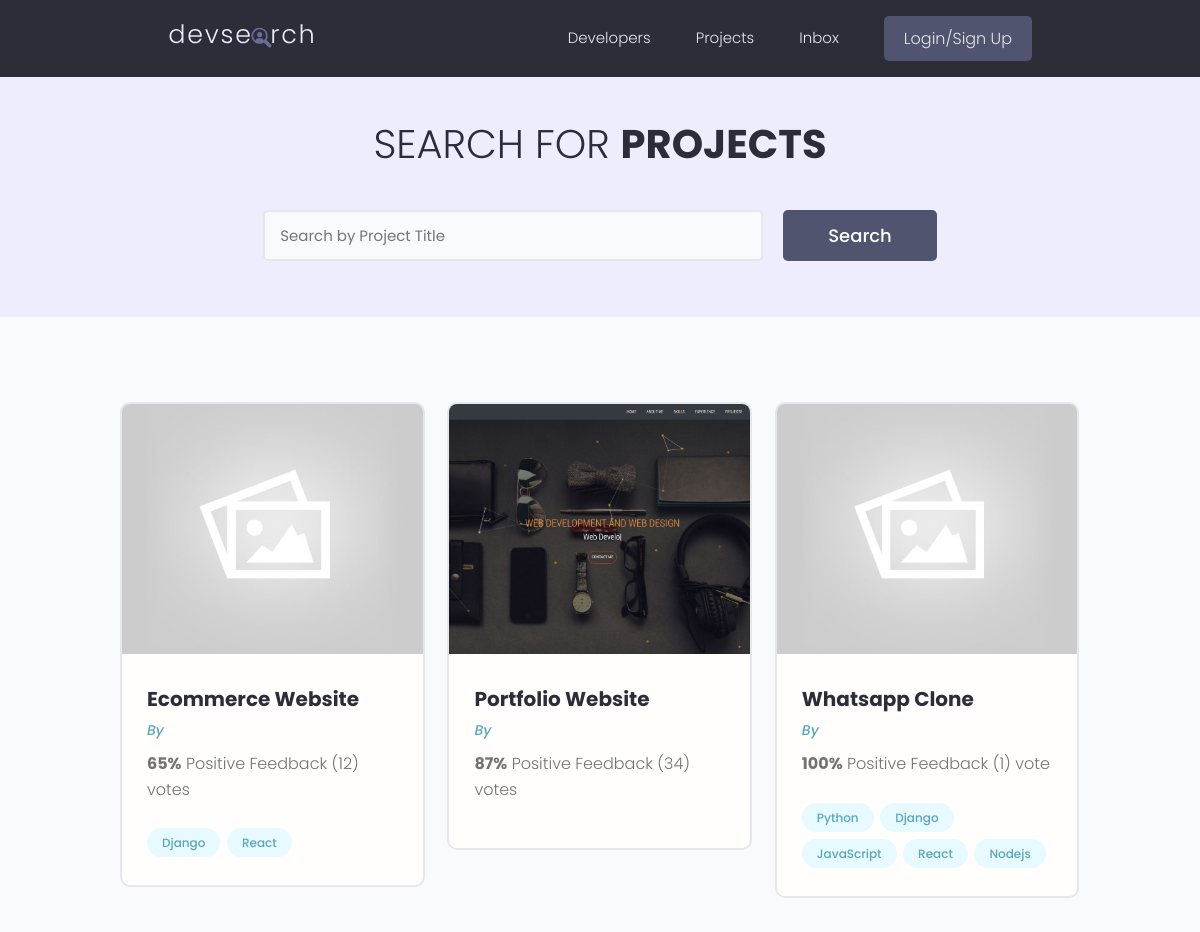
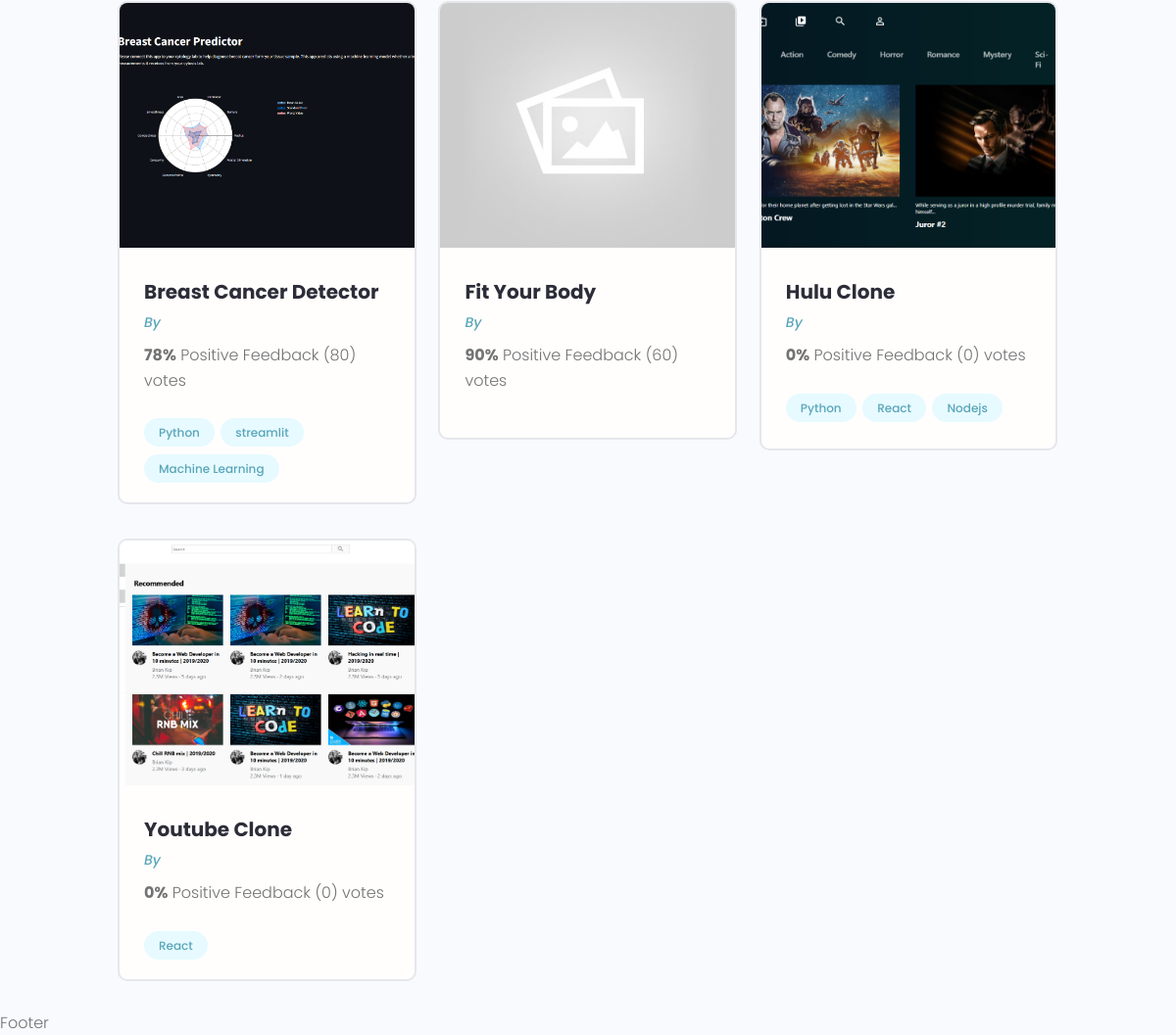
Before: /projects/ with the older database file (2 pictures, top to bottom).
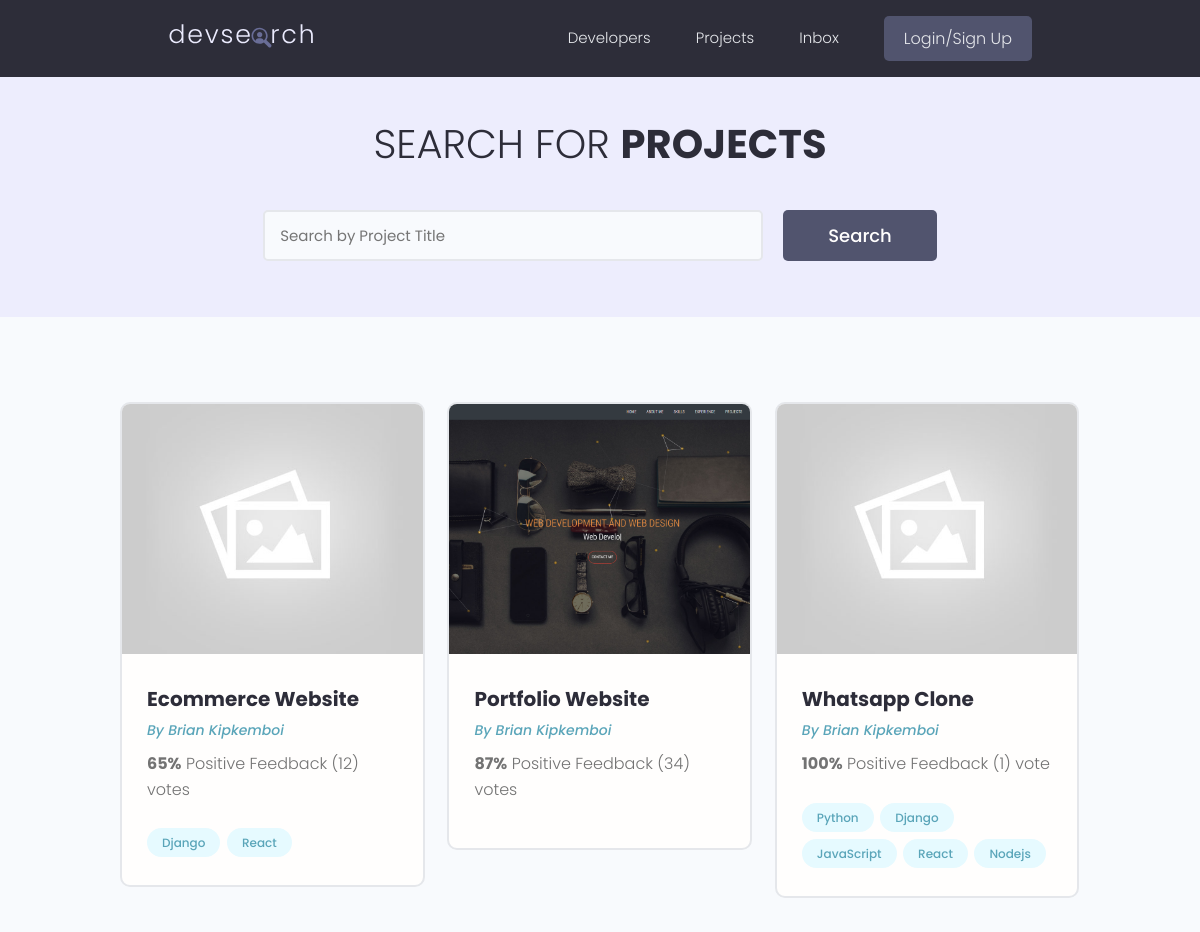
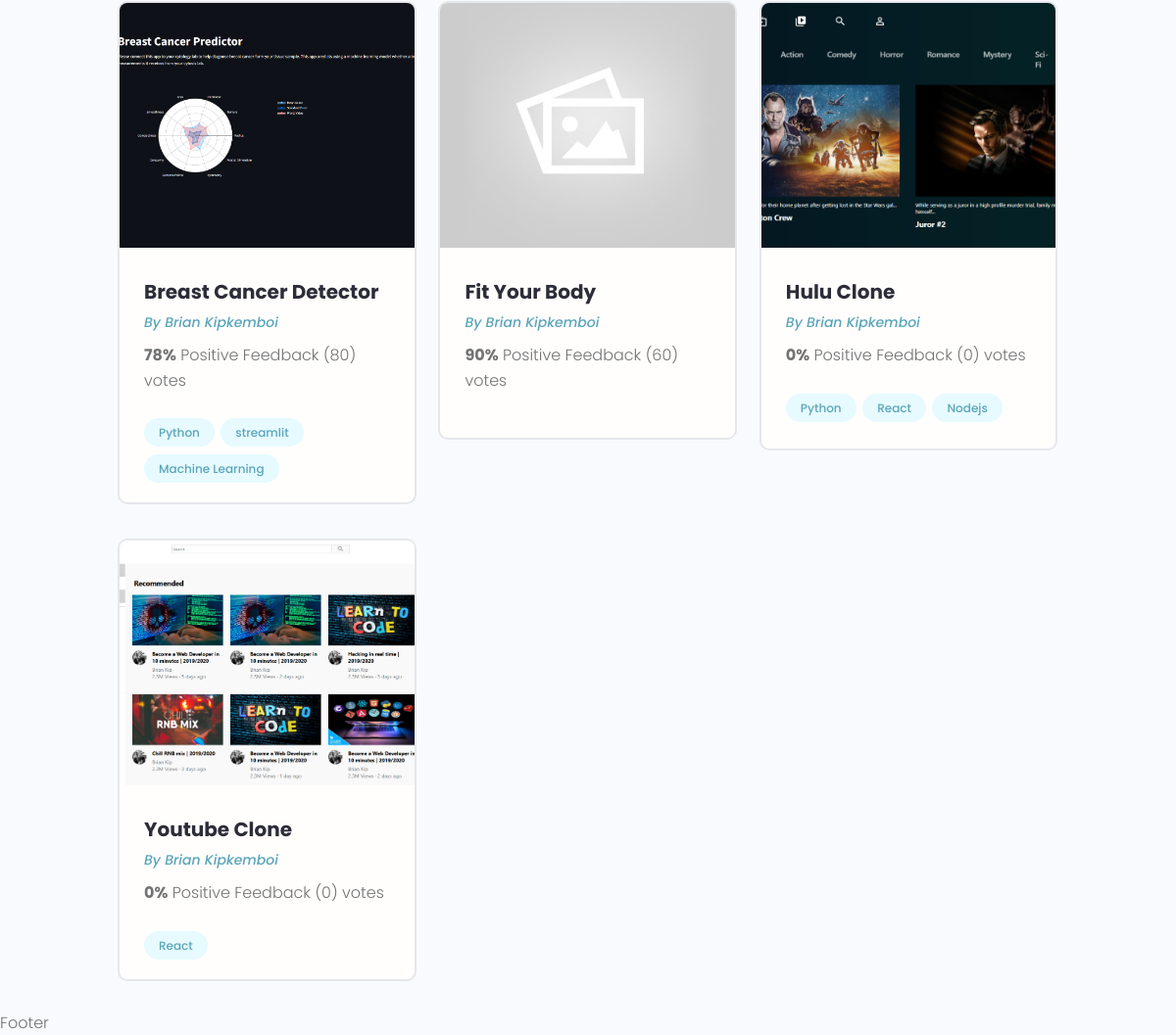
After: the same page with the newer database file (2 pictures, top to bottom).
### projects/models.py (models this page shows, shortened)
class Project(models.Model):
    owner = models.ForeignKey(Profile, null=True, blank=True, on_delete=models.SET_NULL)
    title = models.CharField(max_length=200)
    description = models.TextField(null=True, blank=True)
    featured_image = models.ImageField(null=True, blank=True, default="default.jpg")
    demo_link = models.CharField(max_length=2000, null=True, blank=True)
    source_link = models.CharField(max_length=2000, null=True, blank=True)
    tags = models.ManyToManyField('Tag', blank=True)
    vote_total = models.IntegerField(default=0, null=True, blank=True)
    vote_ratio = models.IntegerField(default=0, null=True, blank=True)
    created = models.DateTimeField(auto_now_add=True)
    id = models.UUIDField(default=uuid.uuid4, unique=True, primary_key=True, editable=False)

class Tag(models.Model):
    name = models.CharField(max_length=200)
    created = models.DateTimeField(auto_now_add=True)
    id = models.UUIDField(default=uuid.uuid4, unique=True, primary_key=True, editable=False)
    def __str__(self):
        return self.name

### users/models.py (models this page shows, shortened)
class Profile(models.Model):
    user = models.OneToOneField(User, on_delete=models.CASCADE, null=True, blank=True)
    name = models.CharField(max_length=200, blank=True, null=True)
    email = models.CharField(max_length=500, blank=True, null=True)
    username = models.CharField(max_length=200, blank=True, null=True)
    location = models.CharField(max_length=200, blank=True, null=True)
    short_intro = models.CharField(max_length=200, blank=True, null=True)
    bio = models.TextField(blank=True, null=True)
    profile_image = models.ImageField(null=True, blank=True, upload_to='profiles/', default="profiles/user-default.png")
    social_linkedin = models.CharField(max_length=200, blank=True, null=True)
    social_github = models.CharField(max_length=200, blank=True, null=True)
    social_twitter = models.CharField(max_length=200, blank=True, null=True)
    created = models.DateTimeField(auto_now_add=True)
    id = models.UUIDField(default=uuid.uuid4, unique=True, primary_key=True, editable=False)

### projects/views.py (the view)
# urls.py: path('projects/', include('projects.urls')),
def projects(request):
    projects = Project.objects.all()
    context = {'projects':projects}
    return render(request, 'projects/projects.html', context)

### projects/templates/projects/projects.html (shortened to what this page needs)
{% extends 'main.html' %}
{% block content %}
<main class="projects">
  <section class="hero-section text-center">
    <div class="container container--narrow">
      <div class="hero-section__box">
        <h2>Search for <span>Projects</span></h2>
      </div>
      <div class="hero-section__search">
        <form class="form" action="#" method="get">
          <div class="form__field">
            <input class="input input--text" id="formInput#search" type="text" name="text"
              placeholder="Search by Project Title" />
          </div>
          <input class="btn btn--sub btn--lg" type="submit" value="Search" />
        </form>
      </div>
    </div>
  </section>
  <section class="projectsList">
    <div class="container">
      <div class="grid grid--three">
        {% for project in projects %}
        <div class="column">
          <div class="card project">
            <a href="{% url 'project' project.id %}" class="project">
              <img class="project__thumbnail" src="{{ project.featured_image.url }}" alt="project thumbnail" />
              <div class="card__body">
                <h3 class="project__title">{{project.title}}</h3>
                <p><a class="project__author" href="{% url 'user-profile' project.owner.id %}">By {{project.owner.name}}</a></p>
                <p class="project--rating">
                  <span style="font-weight: bold;">{{project.vote_ratio}}%</span> Positive
                  Feedback ({{project.vote_total}}) vote{{project.vote_total|pluralize:"s"}}
                </p>
                <div class="project__tags">
                  {% for tag in project.tags.all %}
                  <span class="tag tag--pill tag--main">
                    <small>{{tag}}</small>
                  </span>
                  {% endfor %}
                </div>
              </div>
            </a>
          </div>
        </div>
        {% endfor %}
      </div>
    </div>
  </section>
</main>
{% endblock content %}

### templates/main.html (shortened to what this page needs)
<!DOCTYPE html>
{% load static %}
<html lang="en">
<head>
    <link rel="stylesheet" href="https://cdn.iconmonstr.com/1.3.0/css/iconmonstr-iconic-font.min.css" />
    <link rel="stylesheet" href="{% static 'uikit/styles/uikit.css' %}" />
    <link rel="stylesheet" href="{% static 'styles/app.css' %}" />
</head>
<body>
    {% include 'navbar.html' %}
    {% block content %}
    {% endblock content %}
    <p>Footer</p>
</body>
</html>

### templates/navbar.html (shortened to what this page needs)
{% load static %}
 <header class="header">
    <div class="container container--narrow">
      <a href="{% url 'profiles' %}" class="header__logo">
        <img src="{% static 'images/logo.svg' %}" alt="DevSearch Logo" />
      </a>
      <nav class="header__nav">
        <ul class="header__menu">
          <li class="header__menuItem"><a href="{% url 'profiles' %}">Developers</a></li>
          <li class="header__menuItem"><a href="{% url 'projects' %}">Projects</a></li>
          <li class="header__menuItem"><a href="">Inbox</a></li>
          {% if request.user.is_authenticated %}
          <li class="header__menuItem"><a href="{% url 'create-project' %}" class="btn btn--sub">Add Project</a></li>
          <li class="header__menuItem"><a href="{% url 'logout' %}" class="btn btn--sub">Logout</a></li>
          {% else %}
          <li class="header__menuItem"><a href="{% url 'login' %}" class="btn btn--sub">Login/Sign Up</a></li>
          {% endif %}
        </ul>
      </nav>
    </div>
  </header>

### static/styles/app.css (style rules this page uses)
:root { --color-sub: #2d2d39; background-color: rgb(8, 108, 113); }
.btn--sub { background-color: var(--color-sub-light); }
.card { border: 2px solid var(--color-light); }
img { width: 100%; }
.header { position: sticky; z-index: 111; background-color: var(--color-sub); padding: 1.5rem 0; }
.header > .container { display: flex; justify-content: space-between; align-items: center; }
.header__logo > img { height: 3.8rem; }
.header__nav > ul { display: inline-flex; align-items: center; list-style: none; gap: 4.5rem; }
.header__menuItem > a { color: var(--color-light); font-weight: 300; }
.hero-section { height: 40vh; display: flex; align-items: center; background-color: var(--color-sub); }
.hero-section__box { margin-bottom: 4rem; }
.hero-section__box > h2, .hero-section__box > h2 > span { font-size: 4rem; color: var(--color-light); line-height: 1.3; text-transform: uppercase; }
.hero-section__box > h2 { font-weight: 300; }
.hero-section__box > h2 > span { font-weight: 700; }
.hero-section__search > .form { display: flex; align-items: center; justify-content: center; gap: 2rem; }
.hero-section__search > .form input.input--text { width: 50rem; }
.project__author { font-size: 1.4rem; font-style: italic; }
.project--rating { margin-bottom: 1.6em; margin-top: .5em; }
.projects > .hero-section { background: var(--color-sub-lighter); height: 30vh; }
.projects .hero-section__box { margin-bottom: 2.5rem; }
.projects .hero-section__box > h2 { color: var(--color-sub); }
.projects .hero-section__box > h2 > span { font-weight: 700; color: var(--color-sub); }
.projectsList { margin-top: 8rem; }
.project__thumbnail { height: 25rem; object-fit: cover; object-position: top center; }
.project__title { font-size: 2rem; font-weight: 700; color: var(--color-sub); }

### static/uikit/styles/modules/_variables.css (style rules this page uses)
:root { --color-main: #5aa5b9; --color-main-light: #e6faff; --color-sub: #3f4156; --color-sub-light: #51546e; --color-sub-lighter: #ededfd; --color-text: #737373; --color-gray: #8b8b8b; --color-light: #e5e7eb; --color-light-gray: #767676; --color-bg: #f8fafd; --color-white: #fffefd; --color-white-light: #f3f3f3; --color-success: #359e64; --color-success-bg: #def8e8; --color-error: #fc4b0b; --color-error-bg: #fff2ee; --font-base: 'Poppins', arial, helvetica, 'Segoe UI', roboto, ubuntu, sans-serif; --font-monospace: 'Fira Code', 'Courier New', courier, monospace; --font-regular: 300; --font-medium: 500; --font-bold: 700; --generic-shadow: 1px 1px 5px #00000010; --generic-transition: all 0.3s ease-in-out; }

### static/uikit/styles/modules/_base.css (style rules this page uses)
* { margin: 0; padding: 0; box-sizing: border-box; text-rendering: optimizeLegibility; color: inherit; font-size: inherit; }
html { font-size: 50%; }
@media only screen and (min-width: 480px) { html { font-size: 56.25%; } }
@media only screen and (min-width: 1200px) { html { font-size: 62.5%; } }
body { line-height: 1.6; font-weight: 400; font-size: 1.5rem; color: var(--color-text); background-color: var(--color-bg); min-height: 100vh; }

### static/uikit/styles/modules/_typography.css (style rules this page uses)
* { font-family: var(--font-base); }
h2 { font-size: 3.6rem; font-weight: var(--font-bold); }
h3 { font-size: 3.2rem; font-weight: var(--font-medium); }
p, span, strong { font-size: 1.6rem; color: var(--color-text); font-weight: var(--font-regular); }
a { padding-bottom: 2px; text-decoration: none; display: inline-block; color: var(--color-main); font-weight: var(--font-medium); }

### static/uikit/styles/modules/_utilities.css (style rules this page uses)
.container { width: 92%; max-width: 165rem; margin: 0 auto; box-sizing: border-box; }
.container--narrow { width: 92%; max-width: 120rem; }
@media screen and (min-width: 1000px) { .container { width: 90%; } }
@media screen and (min-width: 1000px) { .container--narrow { width: 85%; } }
@media screen and (min-width: 1200px) { .container { width: 80%; } }
@media screen and (min-width: 1200px) { .container--narrow { width: 72%; } }
.text-center { text-align: center; }

### static/uikit/styles/modules/_button.css (style rules this page uses)
.btn { display: inline-block; position: relative; cursor: pointer; background-color: var(--color-light); font-weight: var(--font-medium); color: var(--color-sub); text-decoration: none; padding: 1rem 2rem; border-radius: 0.5rem; border: none; width: -webkit-fit-content; width: -moz-fit-content; width: fit-content; height: -webkit-fit-content; height: -moz-fit-content; height: fit-content; font-size: 1.6rem; outline-width: 0; outline-color: transparent; -webkit-backface-visibility: hidden; backface-visibility: hidden; transition: all 0.3s ease-in-out; }
.btn--sub { background-color: var(--color-sub); color: var(--color-white); }
.btn--lg { font-size: 1.8rem; padding: 1.2rem 4.5rem; }

Changed rows visible on the page:
changed Project "Ecommerce Website": owner.name (not shown) → "Brian Kipkemboi"
changed Project "Portfolio Website": owner.name (not shown) → "Brian Kipkemboi"
changed Project "Whatsapp Clone": owner.name (not shown) → "Brian Kipkemboi"
changed Project "Breast Cancer Detector": owner.name (not shown) → "Brian Kipkemboi"
changed Project "Fit Your Body": owner.name (not shown) → "Brian Kipkemboi"
changed Project "Hulu Clone": owner.name (not shown) → "Brian Kipkemboi"
changed Project "Youtube Clone": owner.name (not shown) → "Brian Kipkemboi"
